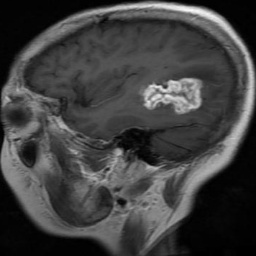
#> input picture projeto_4/Tumor (79).jpg, 256 x 256 px, found by its file name
$ python projeto4.py
#> lines starting #> are read from the running program, lines starting #| are printed output that depends on the picture; after the words box and inside, x2 and y2 are one past the last pixel; in counts of white or black regions, pixels touching at a corner belong together
import cv2
import numpy as np
import matplotlib.pyplot as plt

img = cv2.imread('C:\\Users\\lucas\\Documents\\UNIFOR 2025.1\\PROCESSAMENTO DIGITAL DE IMAGEM\\TRABALHO_AV2\\projeto_4\\Tumor (79).jpg', cv2.IMREAD_GRAYSCALE)
#> img is the input picture: shape (256, 256); min 0, max 253, mean 64.1
img_color = cv2.imread('C:\\Users\\lucas\\Documents\\UNIFOR 2025.1\\PROCESSAMENTO DIGITAL DE IMAGEM\\TRABALHO_AV2\\projeto_4\\Tumor (79).jpg')

if img is None:
    print("Erro ao carregar a imagem!")
else:
    img_blur = cv2.GaussianBlur(img, (5, 5), 0)
    _, binary = cv2.threshold(img_blur, 0, 255, cv2.THRESH_BINARY + cv2.THRESH_OTSU)
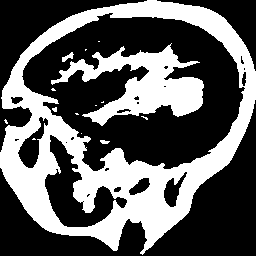
#> binary: shape (256, 256); 37.2% white; 15 white regions (11 under 20 px), largest, box (x1, y1, x2, y2) and area: (0, 0, 256, 255) 19050, (51, 43, 204, 126) 5196, (62, 52, 74, 62) 55, (100, 140, 110, 144) 29
    kernel = np.ones((5, 5), np.uint8)
    binary_open = cv2.morphologyEx(binary, cv2.MORPH_OPEN, kernel, iterations=2)
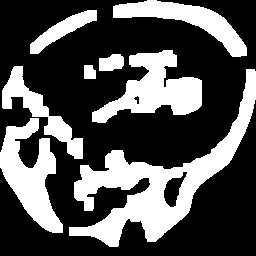
#> binary_open: shape (256, 256); 33% white; 8 white regions, largest, box (x1, y1, x2, y2) and area: (69, 69, 256, 247) 8348, (92, 50, 202, 123) 3805, (0, 118, 63, 233) 3533
    binary_closed = cv2.morphologyEx(binary_open, cv2.MORPH_CLOSE, kernel, iterations=2)
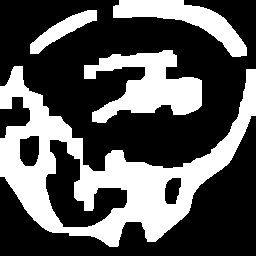
#> binary_closed: shape (256, 256); 34.8% white; 4 white regions, box (x1, y1, x2, y2) and area: (0, 66, 256, 247) 14655, (84, 50, 202, 123) 4476, (113, 0, 247, 57) 2672, (30, 10, 97, 54) 990
    tumor = cv2.bitwise_and(img_color, img_color, mask=binary_closed)
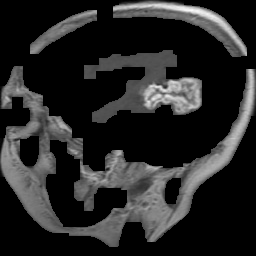
#> tumor: shape (256, 256, 3); min 0, max 253, mean 38.8
    plt.figure(figsize=(15, 10))
    plt.subplot(221), plt.imshow(img, cmap='gray'), plt.title('Imagem Original (Tons de Cinza)')
    plt.subplot(222), plt.imshow(binary, cmap='gray'), plt.title('Binarização (Otsu)')
    plt.subplot(223), plt.imshow(binary_closed, cmap='gray'), plt.title('Após Operações Morfológicas')
    plt.subplot(224), plt.imshow(cv2.cvtColor(tumor, cv2.COLOR_BGR2RGB)), plt.title('Tumor Isolado')
    plt.show()
    cv2.imwrite('results/resultado_binarizacao.jpg', binary)
    cv2.imwrite('results/resultado_tumor_isolado.jpg', tumor)
    print("Resultados salvos como 'results/resultado_binarizacao.jpg' e 'results/resultado_tumor_isolado.jpg'")

$ run again, with projeto_4/Tumor (1).jpg copied over projeto_4/Tumor (79).jpg
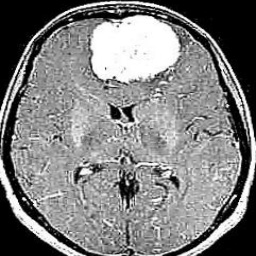
#> input picture projeto_4/Tumor (1).jpg, 256 x 256 px, found by its file name
#> img is the input picture: shape (256, 256); min 0, max 255, mean 126.4
#> `_, binary = cv2.threshold(img_blur, 0, 255, cv2.THRESH_BINARY + cv2.TH..`:
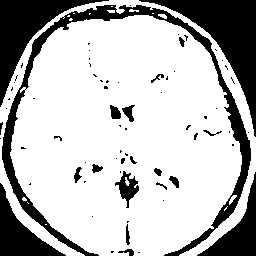
#> binary: shape (256, 256); 73% white; 71 black regions (51 under 20 px), largest, box (x1, y1, x2, y2) and area: (2, 5, 251, 256) 5345, (139, 0, 256, 137) 4373, (0, 0, 109, 107) 3191
#> binary_open: shape (256, 256); 64.7% white; 24 black regions (11 under 20 px), largest, box (x1, y1, x2, y2) and area: (0, 0, 256, 256) 21199, (115, 150, 139, 208) 642, (110, 105, 135, 130) 369
#> binary_closed: shape (256, 256); 66.9% white; 10 black regions, largest, box (x1, y1, x2, y2) and area: (0, 0, 256, 161) 13149, (0, 176, 72, 256) 3500, (191, 165, 256, 256) 3354
#> `tumor = cv2.bitwise_and(img_color, img_color, mask=binary_closed)`:
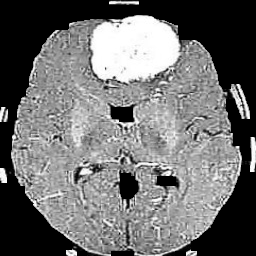
#> tumor: shape (256, 256, 3); min 0, max 255, mean 110

$ run again, with projeto_4/Tumor (100).jpg copied over projeto_4/Tumor (79).jpg
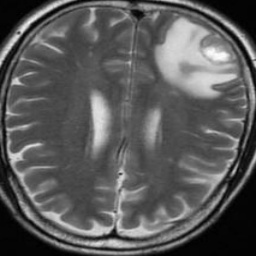
#> input picture projeto_4/Tumor (100).jpg, 256 x 256 px, found by its file name
#> img is the input picture: shape (256, 256); min 0, max 253, mean 89.5
#> `_, binary = cv2.threshold(img_blur, 0, 255, cv2.THRESH_BINARY + cv2.TH..`:
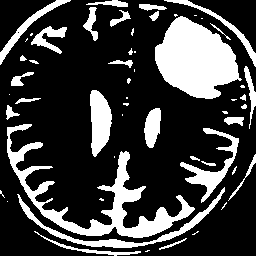
#> binary: shape (256, 256); 25% white; 55 white regions (25 under 20 px), largest, box (x1, y1, x2, y2) and area: (155, 16, 242, 99) 4667, (7, 124, 195, 238) 4067, (17, 187, 225, 248) 1248
#> binary_open: shape (256, 256); 12.8% white; 11 white regions, largest, box (x1, y1, x2, y2) and area: (155, 18, 238, 98) 4599, (90, 92, 111, 151) 990, (128, 210, 172, 238) 692
#> binary_closed: shape (256, 256); 12.9% white; 9 white regions, largest, box (x1, y1, x2, y2) and area: (155, 18, 238, 98) 4605, (90, 169, 140, 236) 1052, (90, 92, 111, 151) 990
#> `plt.show()`:
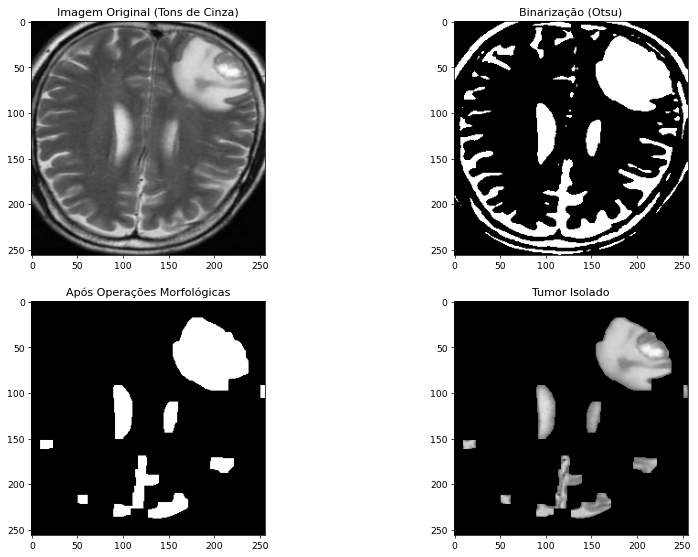
#> figure drawn by matplotlib, 4 panels

$ run again, with projeto_4/Tumor (101).jpg copied over projeto_4/Tumor (79).jpg
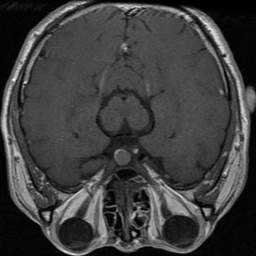
#> input picture projeto_4/Tumor (101).jpg, 256 x 256 px, found by its file name
#> img is the input picture: shape (256, 256); min 0, max 247, mean 62.6
#> `_, binary = cv2.threshold(img_blur, 0, 255, cv2.THRESH_BINARY + cv2.TH..`:
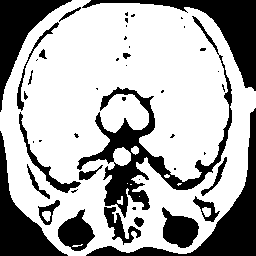
#> binary: shape (256, 256); 67.5% white; 47 black regions (26 under 20 px), largest, box (x1, y1, x2, y2) and area: (77, 16, 232, 218) 4570, (86, 108, 256, 256) 3728, (82, 0, 256, 91) 3306
#> binary_open: shape (256, 256); 60.4% white; 11 black regions (8 under 20 px), largest, box (x1, y1, x2, y2) and area: (0, 0, 256, 256) 25787, (116, 46, 131, 66) 77, (125, 12, 135, 27) 53
#> binary_closed: shape (256, 256); 65.5% white; 9 black regions, largest, box (x1, y1, x2, y2) and area: (0, 112, 256, 256) 14894, (154, 0, 256, 88) 3259, (0, 0, 72, 89) 3233
#> `tumor = cv2.bitwise_and(img_color, img_color, mask=binary_closed)`:
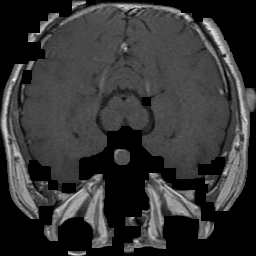
#> tumor: shape (256, 256, 3); min 0, max 247, mean 52.8
